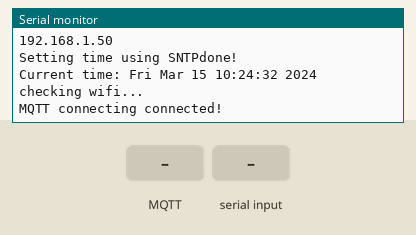
Bench run of a sketch on a simulated ESP8266 (NodeMCU). Shown: the last lines printed to the serial monitor. The inputs (shaded band) are chosen by the test bench. WiFi joins after 1.5 s; servers stay silent unless stated; the local clock reads 2024-03-15 10:24:30 at power-on unless the sketch sets it; no MQTT or app messages arrive unless stated.

Above: at 3.2 s.
3.3 s: MQTT message "r" arrives on the first subscribed topic
At 3.8 s:
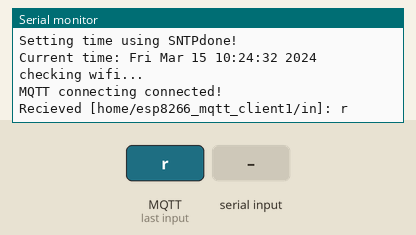
6.3 s: "r\n" received over Serial
At 7.3 s:
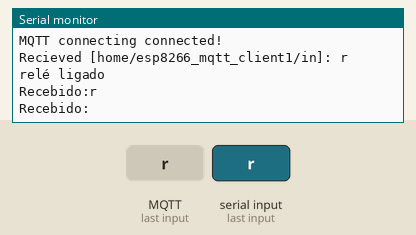
7.8 s: MQTT message "1" arrives on the first subscribed topic
At 8.4 s:
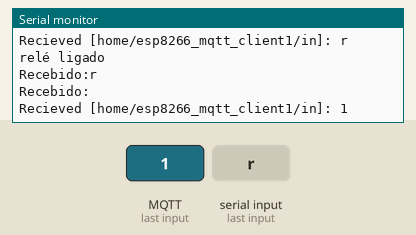
10.8 s: MQTT message "on" arrives on the first subscribed topic
At 11.9 s:
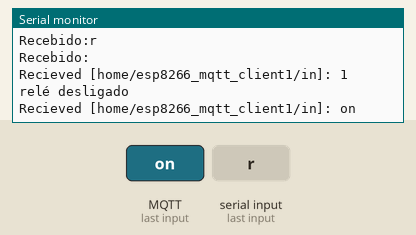
12.3 s: MQTT message "off" arrives on the first subscribed topic
At 13.0 s:
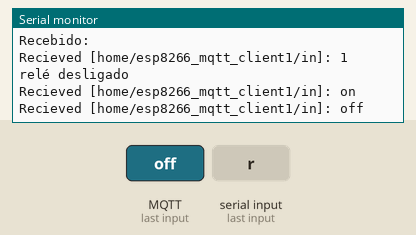
13.8 s: MQTT message "r" arrives on the second subscribed topic
At 14.2 s:
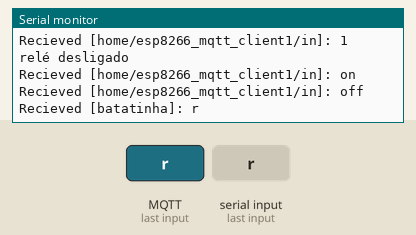

The sketch:

teste_mqtt_io_cert.ino
```cpp
#include <ESP8266WiFi.h>
#include <WiFiClientSecure.h>
#include <MQTT.h>
#include <time.h>
#include <PubSubClient.h>

#define RELE D2 // Pino I/O
//enable only one of these below, disabling both is fine too.
#define CHECK_CA_ROOT
//#define CHECK_PUB_KEY
//#define CHECK_FINGERPRINT
////--------------------------////

#ifndef SECRET
    const char ssid[] = "redes_mqtt";
    const char pass[] = "redes22108";

    #define HOSTNAME "esp8266_mqtt_client1"

    const char MQTT_HOST[] = "172.16.158.155";
    const int MQTT_PORT = 8883;
    const char MQTT_USER[] = ""; // leave blank if no credentials used
    const char MQTT_PASS[] = ""; // leave blank if no credentials used

    const char MQTT_SUB_TOPIC[] = "home/" HOSTNAME "/in";
    const char MQTT_PUB_TOPIC[] = "home/" HOSTNAME "/out";
    const char MQTT_SUB_TOPIC2[] = "batatinha";
    const char MQTT_PUB_TOPIC2[] = "fofuxo";

    #ifdef CHECK_CA_ROOT
    static const char digicert[] PROGMEM = R"EOF(
-----BEGIN CERTIFICATE-----
MIIDzTCCArWgAwIBAgIUbGwEwlE705f2phrYXOm7KNKuYywwDQYJKoZIhvcNAQEL
BQAwdjELMAkGA1UEBhMCQlIxFzAVBgNVBAgMDlNhbnRhLUNhdGFyaW5hMRYwFAYD
VQQHDA1GbG9yaWFub3BvbGlzMQ0wCwYDVQQKDARJRlNDMQ4wDAYDVQQLDAVSZWRl
czEXMBUGA1UEAwwOMTcyLjE2LjE1OC4xNTUwHhcNMjIwNjA3MTM0MjUxWhcNMjMw
NjA3MTM0MjUxWjB2MQswCQYDVQQGEwJCUjEXMBUGA1UECAwOU2FudGEtQ2F0YXJp
bmExFjAUBgNVBAcMDUZsb3JpYW5vcG9saXMxDTALBgNVBAoMBElGU0MxDjAMBgNV
BAsMBVJlZGVzMRcwFQYDVQQDDA4xNzIuMTYuMTU4LjE1NTCCASIwDQYJKoZIhvcN
AQEBBQADggEPADCCAQoCggEBALL2AkeRHX6CCe0F3Y/CdkVZ5EBiXG55mpCuUhPi
AnGrf/xPVn5KBmZTTHJ2qk3M4z+STcuAfJ7SKU2fISoYMW/Wt0KI6nhr9BFa64/f
UBCMfVM8uqkRF5fmFI3zhNef0Vz+8GeXZK0uRjsP32lNEuU/lUB7hUpfSg4IyRYS
u8Oe10vMykGxXAG/YsTnaNCwhyNJYT1n/I1BXhB64Ectf72BdHWshEFA0ghgJE+c
Q7dmDm2C6xQq+sAYfFPmQGCYbaa3oac9UpTiJbosNlgBkE9agtDYIPQ4sKC8PWOu
1GGH20VnkjP/2GXpyfHH5T5mK8/+pOYmHgCC8hnf/4gDJSUCAwEAAaNTMFEwHQYD
VR0OBBYEFOv0/rvw/r+AOG/X19+wwgT66E0FMB8GA1UdIwQYMBaAFOv0/rvw/r+A
OG/X19+wwgT66E0FMA8GA1UdEwEB/wQFMAMBAf8wDQYJKoZIhvcNAQELBQADggEB
ACZRfiS5LdPxTbTj+95Y+iTPyxCktkGCeQ3dFqwmhLasrHxXgXIxfgi9tdKdUz7q
AuKv7QB2PEjvxDK+tn7UgyYaP9ODV0v7cEACyg1Xz93TSAgGtON0ZNyHU5WK4X05
yNdjmVDosM4xnMy78oQfUNKaQcusKYbiN+fpBhNtKnCR3BsY+B/GBSlNNQmasbt/
IN8zF77ckd8DPgFihhXJvr3qG8BPX7wp08zOLjW4wBiU6eOZMUlUyKV7yOsjr3Vd
/iPLzfRC3422Ti90qCtD6yPo8hY7kG1gqPNoK/pEN6e8Xxg2CzCjn3tDd24Ya9Yn
xzdZG+GbooIlOD0w8UPynYc=
-----END CERTIFICATE-----
    )EOF";
    #endif

    #ifdef CHECK_PUB_KEY
    // Extracted by: openssl x509 -pubkey -noout -in ca.crt
    static const char pubkey[] PROGMEM = R"KEY(
    -----BEGIN PUBLIC KEY-----
30 82 01 0a 02 82 01 01 00 c1 34 1c a9 88 cd f4 ce c2 42 8b
4f 74 c7 1d ef 8e 6d d8 b3 6a 63 e0 51 99 83 eb 84 df df 32
5d 35 e6 06 62 7e 02 11 76 f2 3f a7 f2 de d5 9c f1 2d 9b a1
6e 9d ce b1 fc 49 d1 5f f6 ea 37 db 41 89 03 d0 7b 53 51 56
4d ed f1 75 af cb 9b 72 45 7d a1 e3 91 6c 3b 8c 1c 1c 6a e4
19 8e 91 88 34 76 a9 1d 19 69 88 26 6c aa e0 2d 84 e8 31 5b
d4 a0 0e 06 25 1b 31 00 b3 4e a9 90 41 62 33 0f aa 0d f2 e8
fe cc 45 28 1e af 42 51 5e 90 c7 82 ca 68 cb 09 b3 70 3c 9c
aa ca 11 66 3d 6c 22 a3 f3 c3 32 bb 81 4f 33 c7 dd c8 a8 06
7a c9 58 a5 dc dc e8 d7 74 b1 85 24 e7 e3 ee 93 f4 8f f7 6b
d8 b1 fb d9 e4 af bf 73 d0 40 59 7d d0 26 4f 16 1a c2 51 c4
47 49 2c 68 13 ac a3 18 e7 67 cf b7 fa 3e f7 8b 20 1e 7b e2
44 0e 47 0b 7c 78 f9 f4 ca 27 6b 4c 2d 62 72 d8 a4 10 3d e7
1d 88 4c 50 e5 02 03 01 00 01
    -----END PUBLIC KEY-----
    )KEY";
    #endif

    #ifdef CHECK_FINGERPRINT
  // Extracted by: openssl x509 -fingerprint -in ca.crt
    static const char fp[] PROGMEM = "06:90:7E:A4:Ec:A0:F7:70:28:12:DC:51:1F:ED:62:A7:99:AC:71:9A";
    #endif
#endif
//////////////////////////////////////////////////////

#if (defined(CHECK_PUB_KEY) and defined(CHECK_CA_ROOT)) or (defined(CHECK_PUB_KEY) and defined(CHECK_FINGERPRINT)) or (defined(CHECK_FINGERPRINT) and defined(CHECK_CA_ROOT)) or (defined(CHECK_PUB_KEY) and defined(CHECK_CA_ROOT) and defined(CHECK_FINGERPRINT))
#error "cant have both CHECK_CA_ROOT and CHECK_PUB_KEY enabled"
#endif

BearSSL::WiFiClientSecure net;
MQTTClient client;

unsigned long lastMillis = 0;
time_t now;

long lastMsg = 0;
char msg[50];
int value = 0;

bool rele = true; // Marca o estado inicial do relé "ligado"
unsigned long lastStatus = 0;


void mqtt_connect()
{
    Serial.print("checking wifi...");
    while (WiFi.status() != WL_CONNECTED)
    {
        Serial.print(".");
        delay(1000);
    }

    Serial.print("\nMQTT connecting ");
    while (!client.connect(HOSTNAME))
    {
        Serial.print(".");
        delay(1000);
    }

    Serial.println("connected!");

    client.subscribe(MQTT_SUB_TOPIC);
    client.subscribe(MQTT_SUB_TOPIC2);
}
void messageReceived(String &topic, String &payload)
{
    Serial.println("Recieved [" + topic + "]: " + payload);
}

void setup()
{
    Serial.begin(115200);
    Serial.println();
    Serial.println();
    Serial.print("Attempting to connect to SSID: ");
    Serial.print(ssid);
    WiFi.hostname(HOSTNAME);
    WiFi.mode(WIFI_STA);
    WiFi.begin(ssid, pass);
    while (WiFi.status() != WL_CONNECTED)
    {
        Serial.print(".");
        delay(1000);
    }
    Serial.println("connected!");
    Serial.println(WiFi.localIP());
    Serial.print("Setting time using SNTP");
    configTime(-5 * 3600, 0, "pool.ntp.org", "time.nist.gov");
    now = time(nullptr);
    while (now < 1510592825)
    {
        delay(500);
        Serial.print(".");
        now = time(nullptr);
    }
    Serial.println("done!");
    struct tm timeinfo;
    gmtime_r(&now, &timeinfo);
    Serial.print("Current time: ");
    Serial.print(asctime(&timeinfo));

    #ifdef CHECK_CA_ROOT
        BearSSL::X509List cert(digicert);
        net.setTrustAnchors(&cert);
    #endif
    #ifdef CHECK_PUB_KEY
        BearSSL::PublicKey key(pubkey);
        net.setKnownKey(&key);
    #endif
    #ifdef CHECK_FINGERPRINT
        net.setFingerprint(fp);
    #endif
    #if (!defined(CHECK_PUB_KEY) and !defined(CHECK_CA_ROOT) and !defined(CHECK_FINGERPRINT))
        net.setInsecure();
    #endif

    client.begin(MQTT_HOST, MQTT_PORT, net);
    client.onMessage(messageReceived);

    mqtt_connect();
}

void loop()
{
    now = time(nullptr);
    if (WiFi.status() != WL_CONNECTED)
    {
        Serial.print("Checking wifi");
        while (WiFi.waitForConnectResult() != WL_CONNECTED)
        {
            WiFi.begin(ssid, pass);
            Serial.print(".");
            delay(10);
        }
        Serial.println("connected");
    }
    else
    {
        if (!client.connected())
        {
            mqtt_connect();
        }
        else
        {
            client.loop();
        }
    }

    // publish a message roughly every second.
    if (millis() - lastMillis > 5000)
    {
        lastMillis = millis();
        client.publish(MQTT_PUB_TOPIC, ctime(&now), false, 0);
        client.publish(MQTT_PUB_TOPIC2, "teste mqtt", false, 0);
    }
    tarefa_rele();
    tarefa_status();
}

void tarefa_rele() {

  /* Caso tenha recebido algum dado do PC */
  if (Serial.available()) {
    char dado_recebido = Serial.read();

    /* Depuração */
    Serial.print("Recebido:");
    Serial.println(dado_recebido);

    if (dado_recebido == 'r') {// abre ou fecha o portão
      if (rele == true) {
        rele = false;
        digitalWrite(RELE, LOW);
      }
      else {
        rele = true;
        digitalWrite(RELE, HIGH);
      }
    }
  }
}
void tarefa_status() {
  if (millis() - lastStatus > 5000)
  {
    lastStatus = millis();
    if (rele == true) {
      Serial.print("relé ligado");
      Serial.println(msg);
      Serial.print("\n");
      client.publish(MQTT_PUB_TOPIC, ctime(&now), false, 0);
      client.publish(MQTT_PUB_TOPIC2, "relé ligado", false, 0);
    }
    else {
      Serial.print("relé desligado");
      Serial.println(msg);
      Serial.print("\n");
      client.publish(MQTT_PUB_TOPIC, ctime(&now), false, 0);
      client.publish(MQTT_PUB_TOPIC2, "relé desligado", false, 0);
    }
  }
}
```

Measured:
- after the input at 3.3 s, the serial monitor: prints a new line at once (image 1)
- after the input at 6.3 s, the serial monitor: prints a new line at once (image 2)
- after the input at 7.8 s, the serial monitor: prints a new line at once (image 3)
- after the input at 10.8 s, the serial monitor: prints a new line at once (image 4)
- after the input at 12.3 s, the serial monitor: prints a new line at once (image 5)
- after the input at 13.8 s, the serial monitor: prints a new line at once (image 6)
